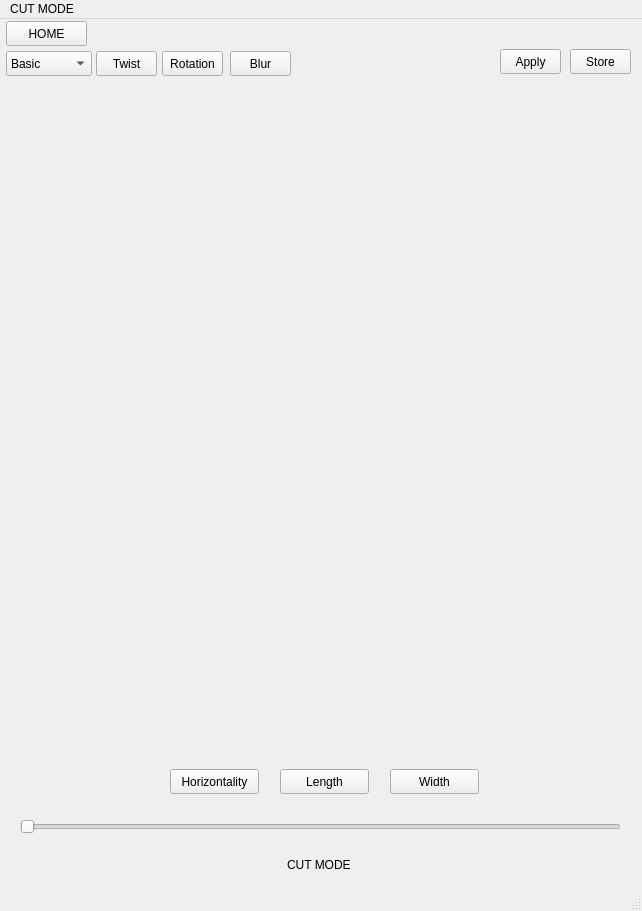
<?xml version="1.0" encoding="UTF-8"?>
<ui version="4.0">
 <class>MainWindow</class>
 <widget class="QMainWindow" name="MainWindow">
  <property name="geometry">
   <rect>
    <x>0</x>
    <y>0</y>
    <width>642</width>
    <height>911</height>
   </rect>
  </property>
  <property name="windowTitle">
   <string>MainWindow</string>
  </property>
  <widget class="QWidget" name="centralwidget">
   <widget class="QPushButton" name="btnTwist">
    <property name="geometry">
     <rect>
      <x>96</x>
      <y>32</y>
      <width>61</width>
      <height>25</height>
     </rect>
    </property>
    <property name="text">
     <string>Twist</string>
    </property>
   </widget>
   <widget class="QPushButton" name="btnRotation">
    <property name="geometry">
     <rect>
      <x>162</x>
      <y>32</y>
      <width>61</width>
      <height>25</height>
     </rect>
    </property>
    <property name="text">
     <string>Rotation</string>
    </property>
   </widget>
   <widget class="QPushButton" name="btnWidth">
    <property name="geometry">
     <rect>
      <x>390</x>
      <y>750</y>
      <width>89</width>
      <height>25</height>
     </rect>
    </property>
    <property name="text">
     <string>Width</string>
    </property>
   </widget>
   <widget class="QPushButton" name="btnHorizontality">
    <property name="geometry">
     <rect>
      <x>170</x>
      <y>750</y>
      <width>89</width>
      <height>25</height>
     </rect>
    </property>
    <property name="text">
     <string>Horizontality</string>
    </property>
   </widget>
   <widget class="QPushButton" name="btnLength">
    <property name="geometry">
     <rect>
      <x>280</x>
      <y>750</y>
      <width>89</width>
      <height>25</height>
     </rect>
    </property>
    <property name="text">
     <string>Length</string>
    </property>
   </widget>
   <widget class="QSlider" name="sdCut">
    <property name="geometry">
     <rect>
      <x>20</x>
      <y>800</y>
      <width>601</width>
      <height>16</height>
     </rect>
    </property>
    <property name="orientation">
     <enum>Qt::Horizontal</enum>
    </property>
   </widget>
   <widget class="QLabel" name="lbState">
    <property name="geometry">
     <rect>
      <x>300</x>
      <y>810</y>
      <width>41</width>
      <height>20</height>
     </rect>
    </property>
    <property name="text">
     <string/>
    </property>
   </widget>
   <widget class="QPushButton" name="btnHome">
    <property name="geometry">
     <rect>
      <x>6</x>
      <y>2</y>
      <width>81</width>
      <height>25</height>
     </rect>
    </property>
    <property name="text">
     <string>HOME</string>
    </property>
   </widget>
   <widget class="QLabel" name="label">
    <property name="geometry">
     <rect>
      <x>287</x>
      <y>830</y>
      <width>81</width>
      <height>31</height>
     </rect>
    </property>
    <property name="text">
     <string>CUT MODE</string>
    </property>
   </widget>
   <widget class="QPushButton" name="btnStore">
    <property name="geometry">
     <rect>
      <x>570</x>
      <y>30</y>
      <width>61</width>
      <height>25</height>
     </rect>
    </property>
    <property name="text">
     <string>Store</string>
    </property>
   </widget>
   <widget class="QComboBox" name="cbRatio">
    <property name="geometry">
     <rect>
      <x>6</x>
      <y>32</y>
      <width>86</width>
      <height>25</height>
     </rect>
    </property>
    <item>
     <property name="text">
      <string>Basic</string>
     </property>
    </item>
    <item>
     <property name="text">
      <string>16:9</string>
     </property>
    </item>
    <item>
     <property name="text">
      <string>1:1</string>
     </property>
    </item>
    <item>
     <property name="text">
      <string>4:3</string>
     </property>
    </item>
    <item>
     <property name="text">
      <string>Free</string>
     </property>
    </item>
   </widget>
   <widget class="QPushButton" name="btnBlur">
    <property name="geometry">
     <rect>
      <x>230</x>
      <y>32</y>
      <width>61</width>
      <height>25</height>
     </rect>
    </property>
    <property name="text">
     <string>Blur</string>
    </property>
   </widget>
   <widget class="QLabel" name="labelMain">
    <property name="geometry">
     <rect>
      <x>10</x>
      <y>80</y>
      <width>630</width>
      <height>630</height>
     </rect>
    </property>
    <property name="text">
     <string/>
    </property>
   </widget>
   <widget class="QPushButton" name="btnApply">
    <property name="geometry">
     <rect>
      <x>500</x>
      <y>30</y>
      <width>61</width>
      <height>25</height>
     </rect>
    </property>
    <property name="text">
     <string>Apply</string>
    </property>
   </widget>
  </widget>
  <widget class="QMenuBar" name="menubar">
   <property name="geometry">
    <rect>
     <x>0</x>
     <y>0</y>
     <width>642</width>
     <height>22</height>
    </rect>
   </property>
   <widget class="QMenu" name="menuCUT_MODE">
    <property name="title">
     <string>CUT MODE</string>
    </property>
   </widget>
   <addaction name="menuCUT_MODE"/>
  </widget>
  <widget class="QStatusBar" name="statusbar"/>
 </widget>
 <resources/>
 <connections/>
</ui>
